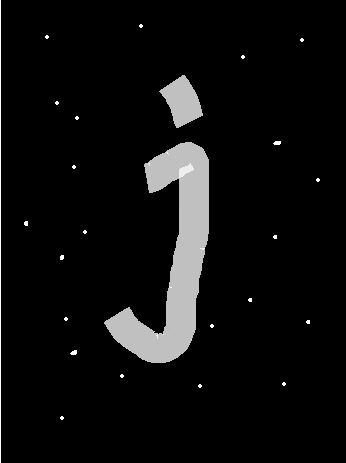
#> input picture Stage7/J.jpg, 346 x 463 px
$ jupyter execute '形态学(二) 和 图像轮廓.ipynb'
#> lines starting #> are read from the running program, lines starting #| are printed output that depends on the picture; after the words box and inside, x2 and y2 are one past the last pixel; in counts of white or black regions, pixels touching at a corner belong together; long printed decimals are rounded
### 开运算

[cell 1]
# 开运算 = 腐蚀 + 膨胀
# 可以作为除噪点的思路
# 模拟实现
import cv2
import numpy as np

img = cv2.imread('./J.jpg')
#> img is the input picture: shape (463, 346, 3); min 0, max 255, mean 14

kernel = cv2.getStructuringElement(cv2.MORPH_RECT, (5, 5))

# 先腐蚀
dst = cv2.erode(img, kernel, iterations=1)

# 膨胀
dst = cv2.dilate(dst, kernel, iterations=1)

cv2.imshow('dst', np.hstack((img, dst)))

cv2.waitKey(0)
cv2.destroyAllWindows()

[cell 2]
import cv2
import numpy as np

img = cv2.imread('./J.jpg')

kernel = cv2.getStructuringElement(cv2.MORPH_RECT, (5, 5))

dst = cv2.morphologyEx(img, cv2.MORPH_OPEN, kernel)

cv2.imshow('dst', np.hstack((img, dst)))

cv2.waitKey(0)
cv2.destroyAllWindows()

### 闭运算

[cell 3]
# 闭运算 = 膨胀 ＋ 腐蚀
# 可以用于去除内部的噪声
import cv2
import numpy as np

img = cv2.imread('./i.jpg')
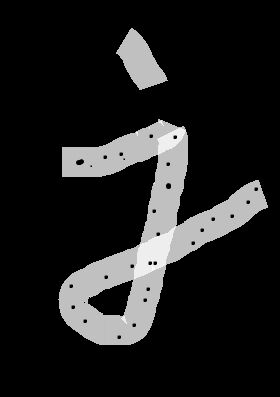
#> input picture Stage7/i.jpg, 280 x 397 px
#> img is the input picture: shape (397, 280, 3); min 0, max 255, mean 32.5

kernel = cv2.getStructuringElement(cv2.MORPH_RECT, (5, 5))

dst = cv2.morphologyEx(img, cv2.MORPH_CLOSE, kernel, iterations=2)
#> dst: shape (397, 280, 3)

cv2.imshow('dst', np.hstack((img, dst)))

cv2.waitKey(0)
cv2.destroyAllWindows()

### 形态学梯度

[cell 4]
# 形态学梯度 = 膨胀 - 腐蚀
import cv2
import numpy as np

img = cv2.imread('./ai.jpg')
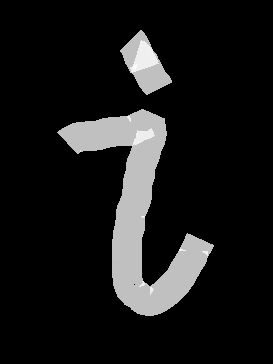
#> input picture Stage7/ai.jpg, 273 x 364 px
#> img is the input picture: shape (364, 273, 3); min 0, max 255, mean 24.4

kernel = cv2.getStructuringElement(cv2.MORPH_RECT, (5, 5))

dst = cv2.morphologyEx(img, cv2.MORPH_GRADIENT, kernel, iterations=2)
#> dst: shape (364, 273, 3)

cv2.imshow('dst', np.hstack((img, dst)))

cv2.waitKey(0)
cv2.destroyAllWindows()

### 顶帽操作

[cell 5]
# 顶帽操作 = 原图 - 开运算
import cv2
import numpy as np

img = cv2.imread('./j.jpg')

kernel = cv2.getStructuringElement(cv2.MORPH_RECT, (3, 3))

dst = cv2.morphologyEx(img, cv2.MORPH_TOPHAT, kernel, iterations=1)
#> dst: shape (463, 346, 3)

cv2.imshow('dst', np.hstack((img, dst)))

cv2.waitKey(0)
cv2.destroyAllWindows()

### 黑帽操作

[cell 6]
# 黑帽操作 = 原图 - 闭运算
import cv2
import numpy as np

img = cv2.imread('./big.jpg')
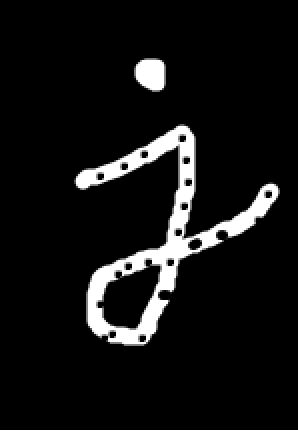
#> input picture Stage7/big.jpg, 298 x 431 px
#> img is the input picture: shape (431, 298, 3); min 0, max 255, mean 20

kernel = cv2.getStructuringElement(cv2.MORPH_RECT, (5, 5))

dst = cv2.morphologyEx(img, cv2.MORPH_BLACKHAT, kernel, iterations=1)
#> dst: shape (431, 298, 3)

cv2.imshow('dst', np.hstack((img, dst)))
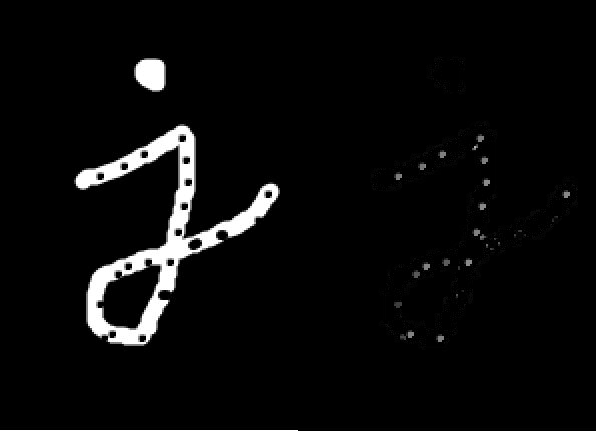
#> window 'dst': shape (431, 596, 3); min 0, max 255, mean 10.5

cv2.waitKey(0)
cv2.destroyAllWindows()

### 查找轮廓

[cell 7]
import cv2
import numpy as np

img = cv2.imread("./zfx.jpg")
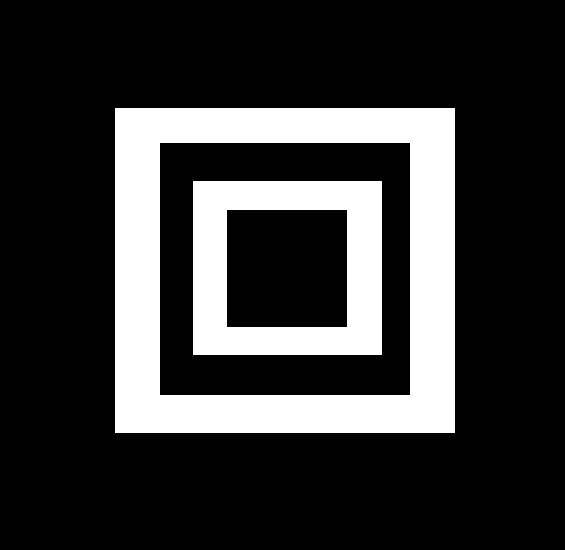
#> input picture Stage7/zfx.jpg, 565 x 550 px
#> img is the input picture: shape (550, 565, 3); min 0, max 255, mean 54.4

# 先变成单通道的黑白图片
gray = cv2.cvtColor(img, cv2.COLOR_BGR2GRAY)

# 二值化，返回两个东西
thresh, binary = cv2.threshold(gray, 150, 255, cv2.THRESH_BINARY)
#> binary: shape (550, 565); 21.4% white; 2 white regions

# 查找轮廓
contours, hierarchy = cv2.findContours(binary, cv2.RETR_TREE, cv2.CHAIN_APPROX_SIMPLE)
#> contours = 4 contours; box (x1, y1, x2, y2) and area: (115, 108, 455, 433) 109836, (159, 142, 411, 396) 63501, (193, 181, 382, 355) 32524, (226, 209, 348, 328) 14276

print(type(contours))
#| <class 'list'>

# 轮廓.coutours是list，不是ndarray，里面放的是ndarray表示一个contours
print(contours)
#> (printed output is left out)

# 层级
print(hierarchy)
#| [[[-1 -1  1 -1]
#|   [-1 -1  2  0]
#|   [-1 -1  3  1]
#|   [-1 -1 -1  2]]]

cv2.waitKey(0)
cv2.destroyAllWindows()

### 绘制轮廓

[cell 8]
import cv2
import numpy as np

img = cv2.imread("./zfx.jpg")

# 先变成单通道的黑白图片
gray = cv2.cvtColor(img, cv2.COLOR_BGR2GRAY)

# 二值化，返回两个东西
thresh, binary = cv2.threshold(gray, 150, 255, cv2.THRESH_BINARY)

# 查找轮廓
contours, hierarchy = cv2.findContours(binary, cv2.RETR_TREE, cv2.CHAIN_APPROX_SIMPLE)

# 绘制轮廓会直接修改原图
img_copy = img.copy()
cv2.drawContours(img_copy, contours, -1, (0, 0, 255), 2)
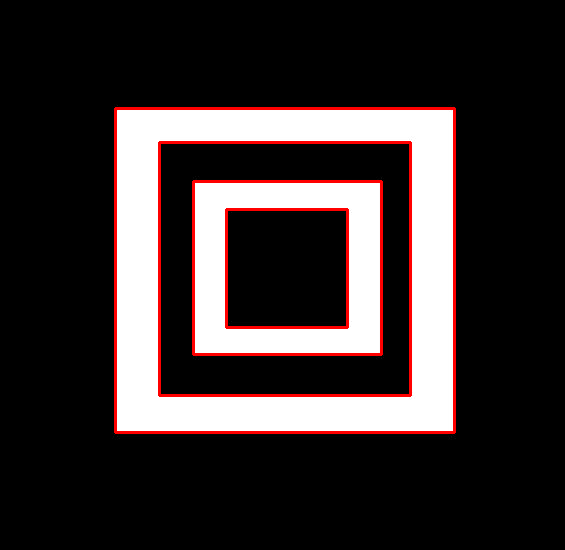
#> img_copy: shape (550, 565, 3); 3.41% of pixels changed, all inside (x1, y1, x2, y2) = (114, 107, 456, 434)

cv2.imshow('img', img)
cv2.imshow('img_copy', img_copy)

cv2.waitKey(0)
cv2.destroyAllWindows()

### 计算轮廓的面积和周长

[cell 9]
import cv2
import numpy as np

img = cv2.imread("./zfx.jpg")

# 先变成单通道的黑白图片
gray = cv2.cvtColor(img, cv2.COLOR_BGR2GRAY)

# 二值化，返回两个东西
thresh, binary = cv2.threshold(gray, 150, 255, cv2.THRESH_BINARY)

# 查找轮廓
contours, hierarchy = cv2.findContours(binary, cv2.RETR_TREE, cv2.CHAIN_APPROX_SIMPLE)

# 绘制轮廓会直接修改原图
img_copy = img.copy()
cv2.drawContours(img_copy, contours, -1, (0, 0, 255), 2)

# 计算轮廓面积
area = cv2.contourArea(contours[-1])
#> area = 14276
print('area:', area)
#| area: 14276.0

# 计算轮廓周长
perimeter = cv2.arcLength(contours[-1], closed=True)
#> perimeter = 475.7
print('perimeter:', perimeter)
#| perimeter: 475.657

cv2.waitKey(0)
cv2.destroyAllWindows()

### 多边形的逼近与凸包

[cell 10]
import cv2
import numpy as np

img = cv2.imread("./hand.jpg")
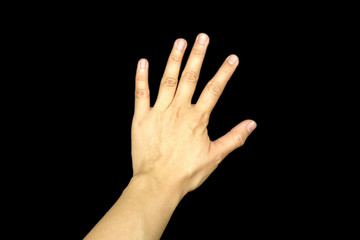
#> input picture Stage7/hand.jpg, 360 x 240 px
#> img is the input picture: shape (240, 360, 3); mean B, G, R 24.5, 33.4, 40.1

# 先变成单通道的黑白图片
gray = cv2.cvtColor(img, cv2.COLOR_BGR2GRAY)
#> gray: shape (240, 360)

# 二值化，返回两个东西
thresh, binary = cv2.threshold(gray, 150, 255, cv2.THRESH_BINARY)
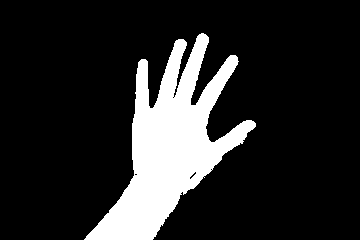
#> binary: shape (240, 360); 16% white; 1 white region

# 查找轮廓
contours, hierarchy = cv2.findContours(binary, cv2.RETR_TREE, cv2.CHAIN_APPROX_SIMPLE)
#> contours = 5 contours, 4 with area under 20; largest, box (x1, y1, x2, y2) and area: (84, 33, 256, 240) 13386

# 绘制轮廓会直接修改原图
img_copy = img.copy()
hand = cv2.drawContours(img_copy, contours, 0, (0, 0, 255), 2)

# 使用多边形逼近近似模拟手的轮廓
approx = cv2.approxPolyDP(contours[0], 20, closed=True)
#> approx = contour of 12 points, box (x1, y1, x2, y2) (84, 34, 256, 240), area 13205
print(type(approx))
#| <class 'numpy.ndarray'>
print(approx)
#| [[[205  34]]
#|  [[174  97]]
#|  [[175  41]]
#|  [[152 108]]
#|  [[138  62]]
#|  [[134 175]]
#|  [[ 84 239]]
#|  [[152 239]]
#|  [[255 126]]
#|  [[208 139]]
#|  [[238  61]]
#|  [[191 105]]]
cv2.drawContours(img_copy, [approx], 0, (0, 255, 0), 2)
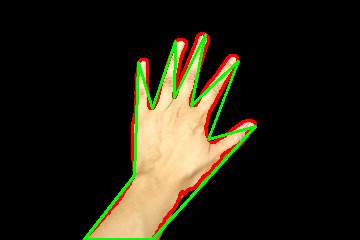
#> img_copy: shape (240, 360, 3); mean B, G, R 19.2, 33.7, 37.4

cv2.imshow('img', img_copy)

cv2.waitKey(0)
cv2.destroyAllWindows()

### 凸包

[cell 11]
import cv2
import numpy as np

img = cv2.imread("./hand.jpg")

# 先变成单通道的黑白图片
gray = cv2.cvtColor(img, cv2.COLOR_BGR2GRAY)

# 二值化，返回两个东西
thresh, binary = cv2.threshold(gray, 150, 255, cv2.THRESH_BINARY)

# 查找轮廓
contours, hierarchy = cv2.findContours(binary, cv2.RETR_TREE, cv2.CHAIN_APPROX_SIMPLE)

# 绘制轮廓会直接修改原图
dst = cv2.drawContours(img, contours, 0, (0, 0, 255), 2)

# 使用多边形逼近近似模拟手的轮廓
approx = cv2.approxPolyDP(contours[0], 20, closed=True)

cv2.drawContours(img, [approx], 0, (0, 255, 0), 2)

hull = cv2.convexHull(contours[0])
#> hull = contour of 15 points, box (x1, y1, x2, y2) (84, 33, 256, 240), area 21052

# 画出凸包
cv2.drawContours(img, [hull], 0, (255, 0, 0), 2)
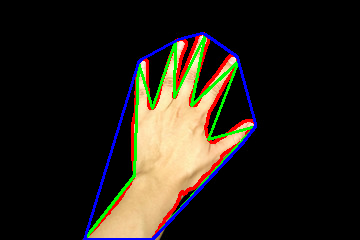
#> img: shape (240, 360, 3); 1.95% of pixels changed, all inside (x1, y1, x2, y2) = (83, 32, 257, 240)

cv2.imshow('img', img)

cv2.waitKey(0)
cv2.destroyAllWindows()
